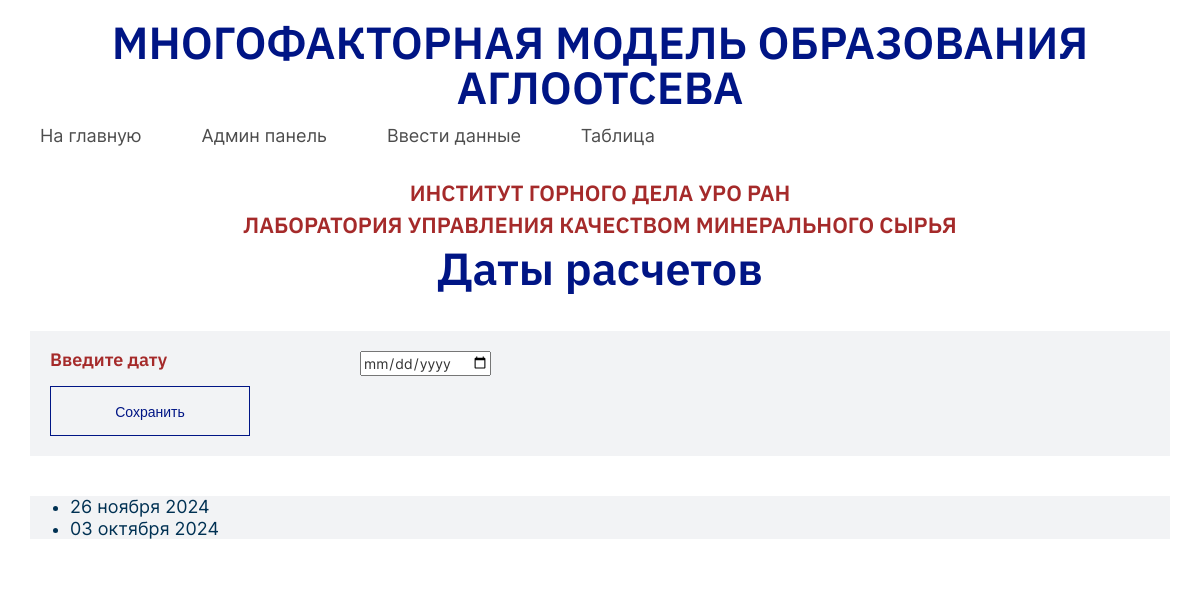
Before: /all_dates/ with the older database file.
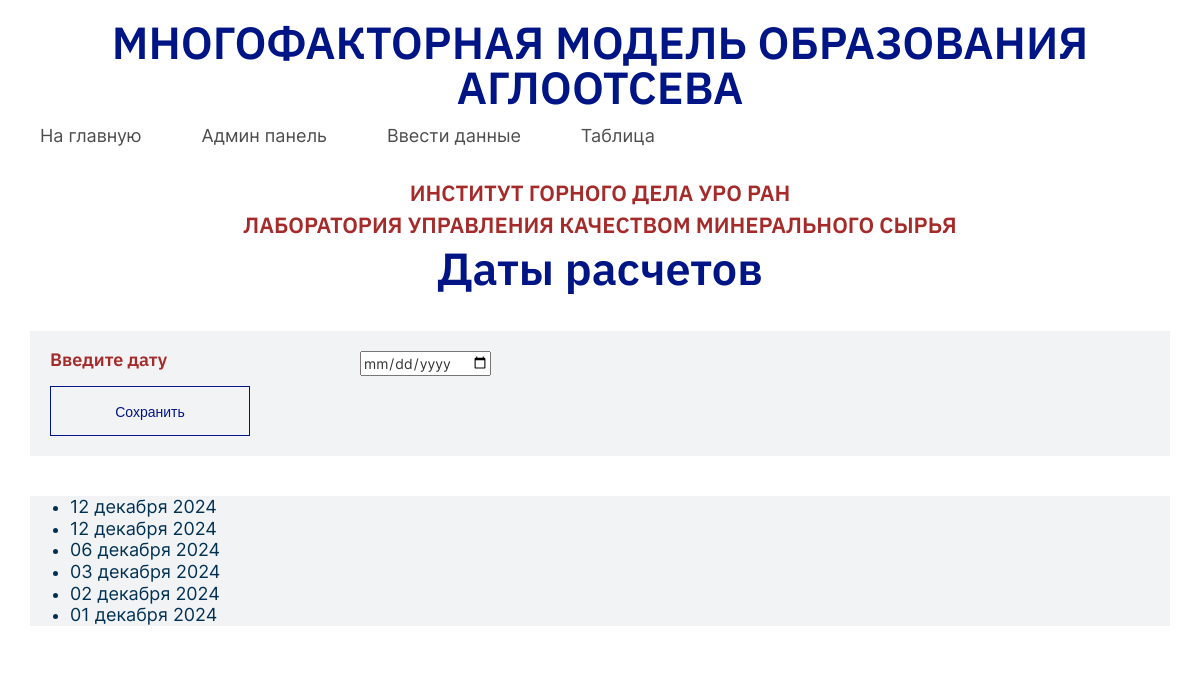
After: the same page with the newer database file.
### agglomerates/models.py (models this page shows, shortened)
class Date(models.Model):
    date_enter=models.DateField(blank=False, null=True)
    created=models.DateTimeField(auto_now_add=True)

### agglomerates/views.py (the view)
# urls.py: re_path(r'^all_dates/$', views.all_dates, name='all_dates'),
def all_dates(request):
    dates=Date.objects.order_by('-date_enter')
    if request.method != 'POST':
        form= DateForm()
    else:
        form=DateForm(request.POST)
        if form.is_valid():
            form.save()
            return HttpResponseRedirect(reverse('agglomerates:all_dates'))
    context = {'form':form, 'dates': dates}
    return render(request, 'agglomerates/all_dates.html', context)

### agglomerates/forms.py
class DateForm(ModelForm):
    date_enter = forms.DateField(
        widget=forms.DateInput(attrs={'type': 'date'}),
        input_formats=['%Y-%m-%d', '%d-%m-%Y']
    )
    class Meta:
        model = Date
        fields = ['date_enter']

### agglomerates/templates/agglomerates/all_dates.html (shortened to what this page needs)
{% extends "agglomerates/base.html" %}
{% block content %}
<div class="container">
    <p class="date_calculate">Даты расчетов</p>
    <form class="new_group_form" action="{% url 'agglomerates:new_date'  %}" method = "post">
        {{ form.as_p }}
        <input type="submit" value="Сохранить">
    </form>
    <ul class="date_calculate_date">
        {% for date in dates %}
        <li> <a href="{% url 'agglomerates:single_date' date.id %}">{{ date.date_enter|date:'d E Y' }}</a></li>
        {% empty %}
        <li>Не добавлено ни одного расчета пока</li>
        {% endfor %}
    </ul>
</div>
{% endblock content %}

Changed rows visible on the page:
removed Date: date_enter "26 ноября 2024"
removed Date: date_enter "03 октября 2024"
added Date: date_enter "12 декабря 2024"
added Date: date_enter "12 декабря 2024"
added Date: date_enter "06 декабря 2024"
added Date: date_enter "03 декабря 2024"
added Date: date_enter "02 декабря 2024"
added Date: date_enter "01 декабря 2024"
